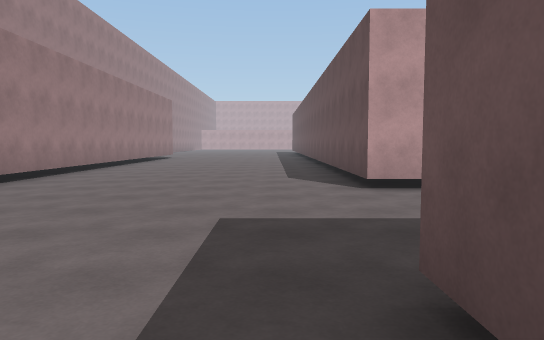
View 1 (above)

24 first-person views from a walk through a Unity game level. The camera is 1.4 m above the floor, tilts 4° down and sees 70° across. The floor is counted in squares, 2 m on a side. Each view is taken from the middle of a square. On the plan, view 1 faces up. The plan holds only what a view shows up to about 11 squares ahead; the rest is blank. The place goes on beyond the plan. The player is left out. Some animated figures are not drawn. Surface patterns are stand-ins for the level's own textures.

View 2
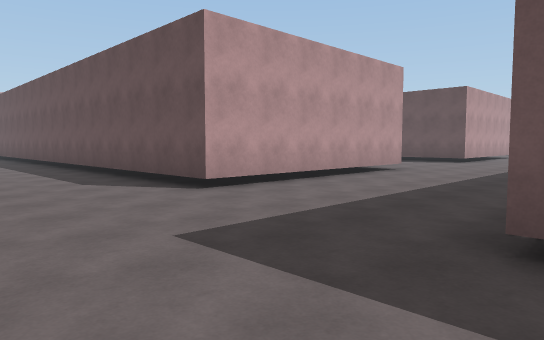

View 3
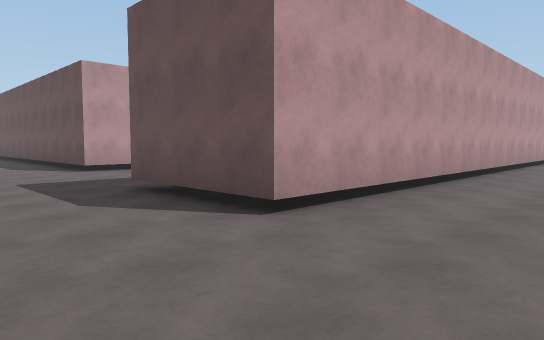

View 4
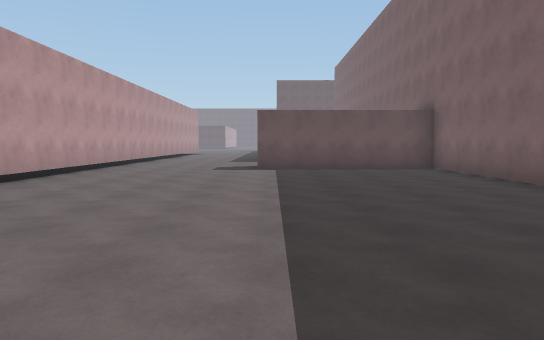

View 5
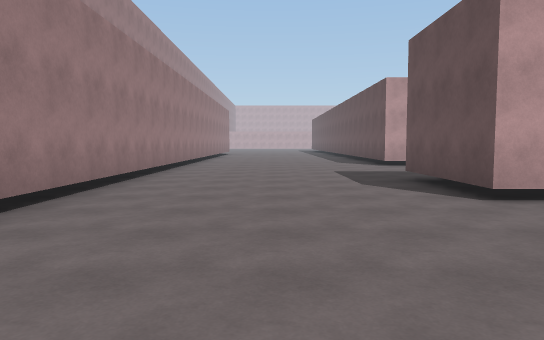

View 6
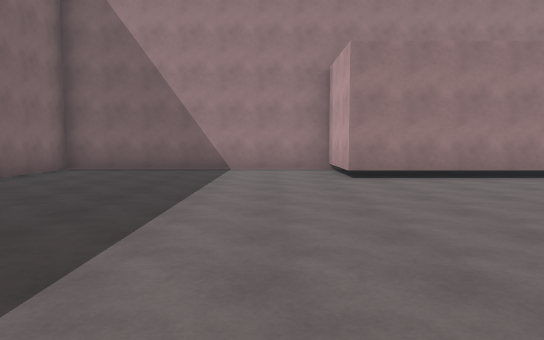

View 7
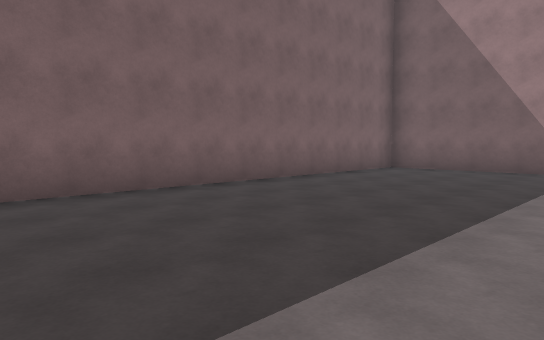

View 8
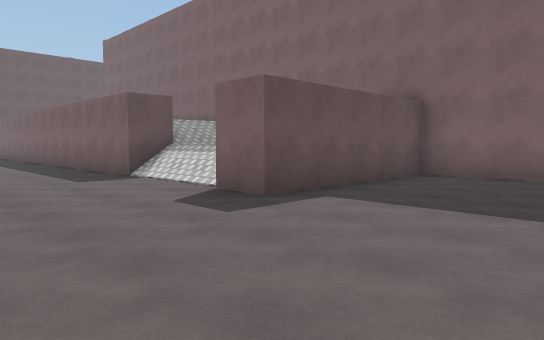

View 9
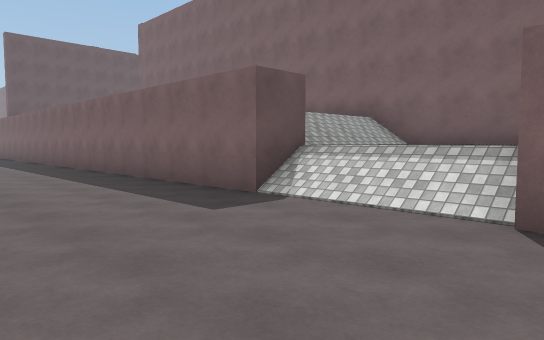

View 10
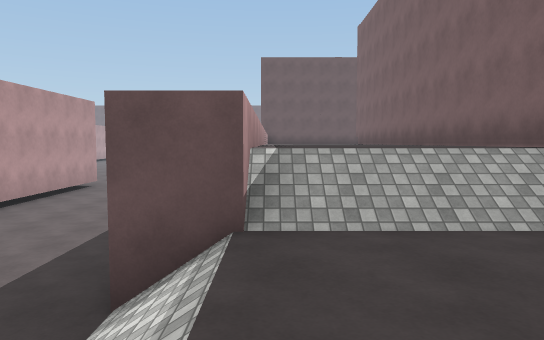

View 11
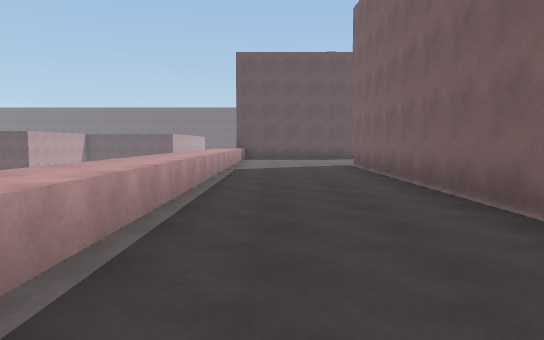

View 12
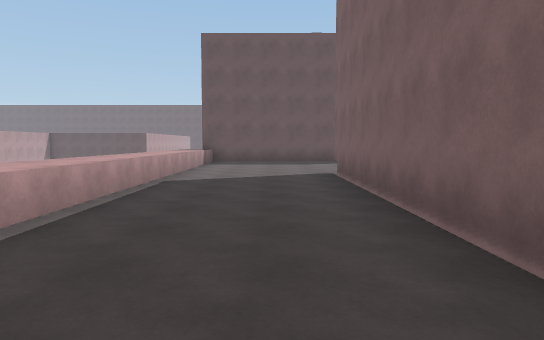

View 13
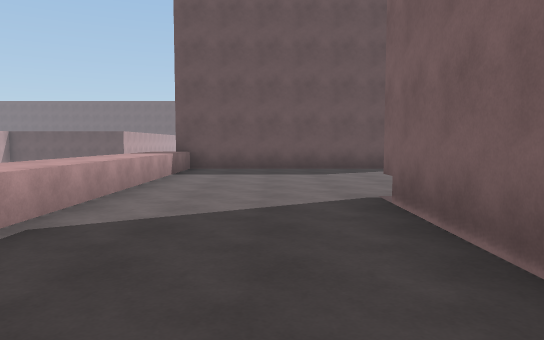

View 14
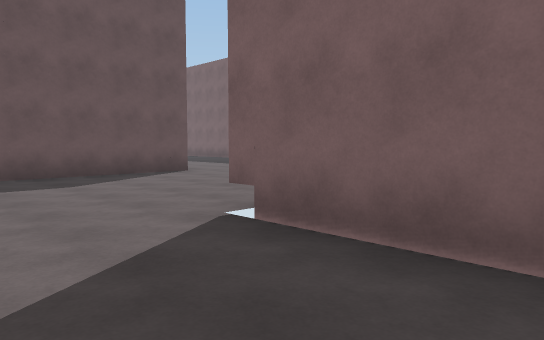

View 15
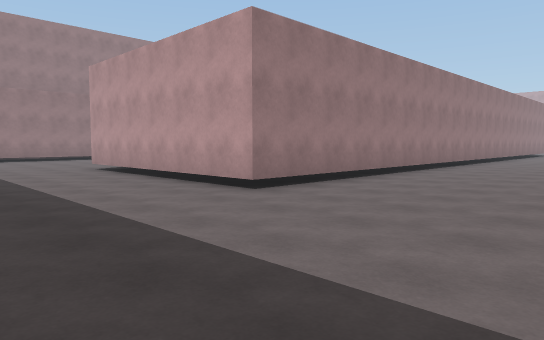

View 16
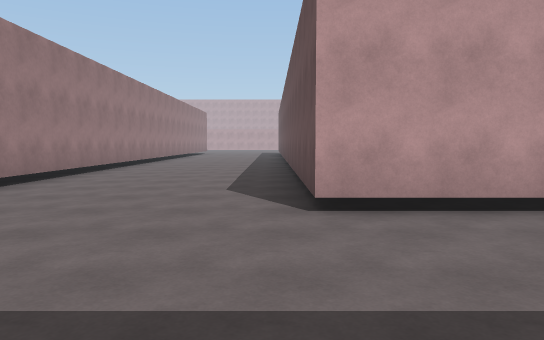

View 17
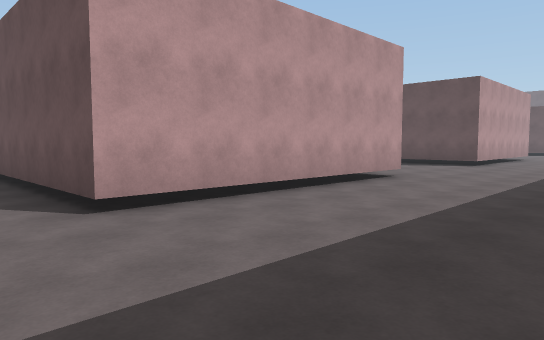

View 18
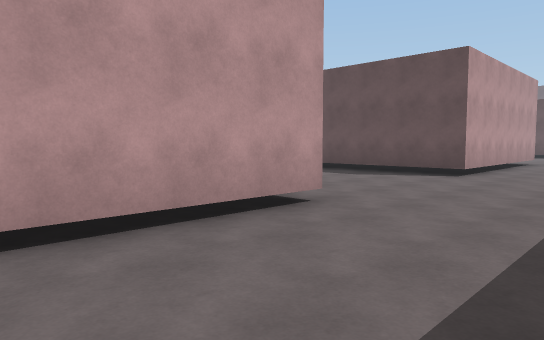

View 19
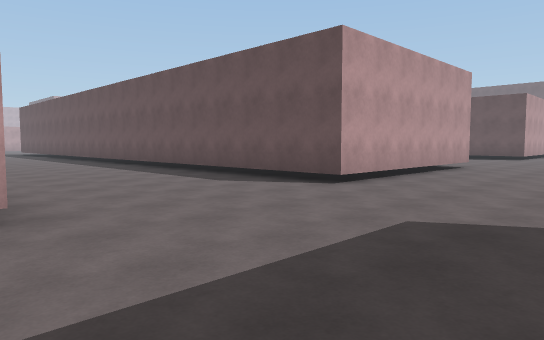

View 20
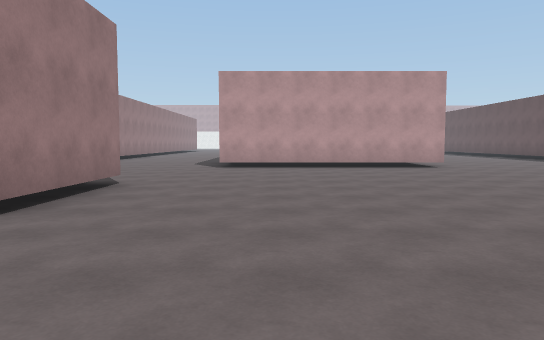

View 21
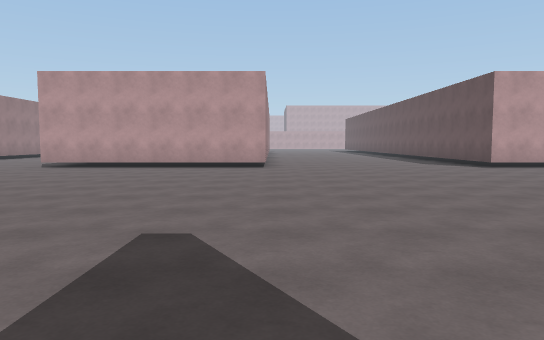

View 22
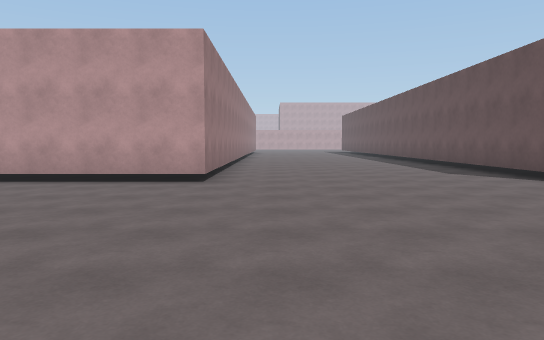

View 23
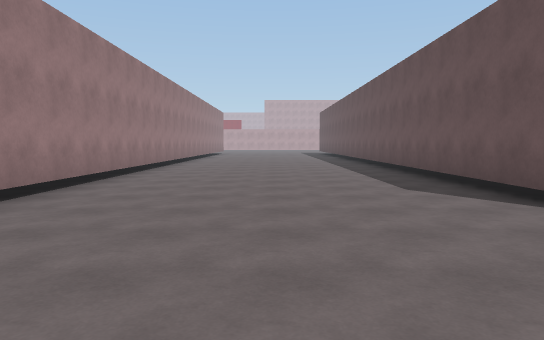

View 24
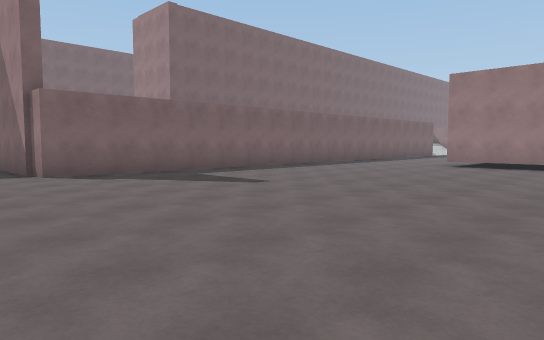

### Floor plan
Key: @ floor where view 1 was taken; # wall or solid block; . main floor; : floor 1.25 m higher than the main floor; + floor 2.75 m higher than the main floor; / step, stairs or slope; = window, fence, low wall or low ledge.
Columns run from 8 left of view 1 to 37 right of it. Each row starts with its distance up from view 1.
 13         ..#    #.....       ...      #.......#
 12         ..#    #.....#      ....#    #.......#
 11    #......#    #.....#      ....#    #.......#
 10    #......#    #.....#      ....#    #.......#
  9    #......#    #.....#     .....#    #.......#
  8    #......#    #.....#     .....#    #.......#
  7    #......#    #.....#     .....#    #.......#
  6    #......######.....######.....######.......#
  5    #..........................................
  4    #.........................................
  3    #.........................................
  2    #.........    ......   ..................
  1    #.....#                    #............
  0    #....@#                    #............
 -1    #.....###########      #####...........
 -2    #.................    ..... ...........
 -3 ####.........................  ...........
 -4 #.............................  ..........
 -5 #.............................   . .......
 -6 #................#////==================#
 -7 #................#::://+++++++++++++++++#
 -8 #................# :://+++++++++++++++++#
 -9 #................#  ://+++++++++++++++++#
-10 #................#  ://+++++++++++++++++#
-11 ###################################+++++#
-12                                    +++++#
-13                                      +++#

Positions as (right, up) in squares from view 1, and headings:
1: (0, 0), facing up
2: (-2, 1), facing up-right
3: (-2, -4), facing up-right
4: (-2, -6), facing right
5: (-2, -6), facing up
6: (3, -5), facing left
7: (3, -5), facing down-left
8: (5, -2), facing down-right
9: (9, -2), facing down-right
10: (10, -7), facing right
11: (14, -8), facing right
12: (17, -9), facing right
13: (21, -9), facing right
14: (23, -8), facing down-right
15: (12, 2), facing up-left
16: (12, 2), facing up
17: (11, 2), facing up-right
18: (15, 3), facing up-right
19: (18, 2), facing up-right
20: (25, -5), facing up
21: (30, -5), facing up
22: (31, -1), facing up
23: (33, 2), facing up
24: (34, 3), facing down-left
